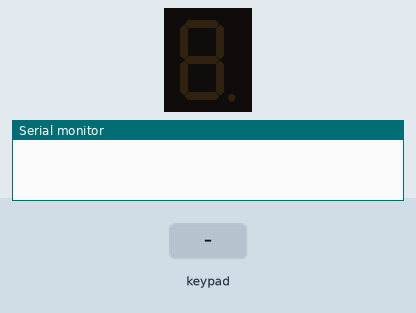
This sketch was run on a simulated Arduino Uno, built with avr-gcc and run on an emulated ATmega328P. Parts: 1-digit seven-segment display, the last lines printed to the serial monitor. Inputs (shaded band) come from the test bench.

Above: at 1.2 s.
1.3 s: keypad keys 7 8 9 1 0 A pressed 0.4 s apart
At 3.9 s:
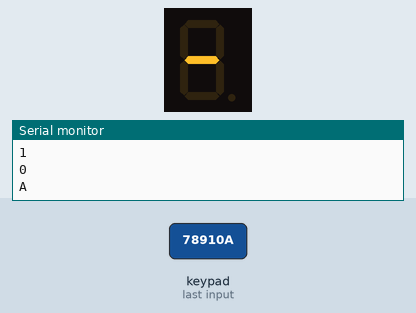
5.2 s: key '2' pressed
At 5.6 s:
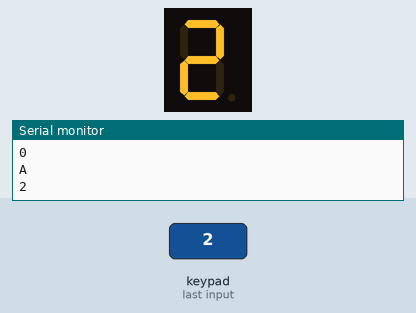
6.7 s: keypad keys 3 4 5 6 # pressed 0.4 s apart
At 8.6 s:
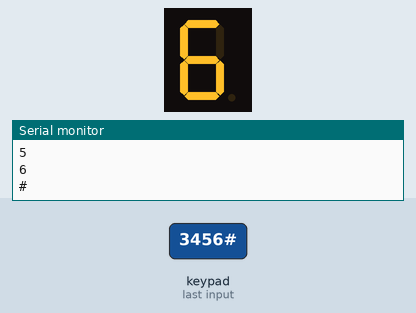
10.2 s: key 'B' pressed
At 11.4 s:
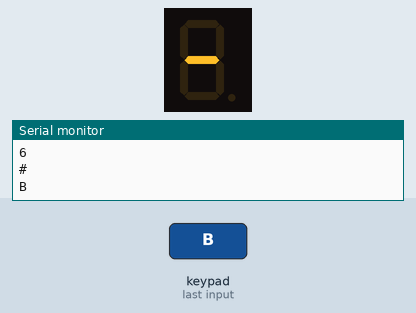
11.7 s: key '1' pressed
At 12.8 s:
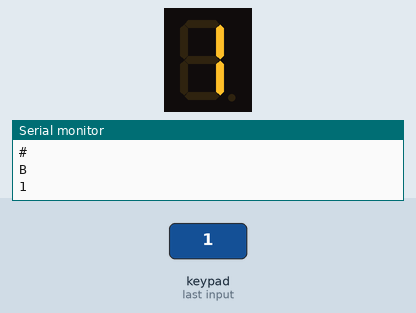
13.2 s: key 'A' pressed
At 14.0 s:
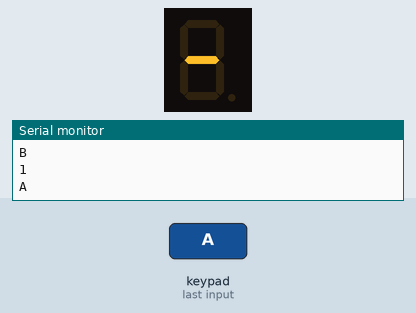
Timing chart, 0 to 15.7 s (numbered marks = the images above; inputs shaded):
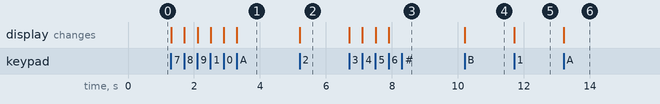

Measured:
- after the input at 1.3 s, the display: first changes at once (image 1 shows a later state)
- after the input at 5.2 s, the display: changes at once (image 2)
- after the input at 6.7 s, the display: first changes at once (image 3 shows a later state)
- after the input at 10.2 s, the display: changes at once (image 4)
- after the input at 11.7 s, the display: changes at once (image 5)
- after the input at 13.2 s, the display: changes at once (image 6)

The sketch:

keypad.ino
```cpp
#include <Keypad.h>
#include <SevSeg.h>

SevSeg sevseg;

#define KEY_ROWS 4 // 按鍵模組的列數
#define KEY_COLS 4 // 按鍵模組的行數

// 依照行、列排列的按鍵字元（二維陣列）
char keymap[KEY_ROWS][KEY_COLS] = {
  {'1', '2', '3', 'A'},
  {'4', '5', '6', 'B'},
  {'7', '8', '9', 'C'},
  {'*', '0', '#', 'D'}};

byte colPins[KEY_COLS] = {7,8,9,10};     // 按鍵模組，行1~4接腳。
byte rowPins[KEY_ROWS] = {3,4,5,6}; // 按鍵模組，列1~4接腳。

// 初始化Keypad物件
// 語法：Keypad(makeKeymap(按鍵字元的二維陣列), 模組列接腳, 模組行接腳, 模組列數, 模組行數)
Keypad myKeypad = Keypad(makeKeymap(keymap), rowPins, colPins, KEY_ROWS, KEY_COLS);

void setup()
{
  Serial.begin(9600);
  byte numDigits = 1;
  byte digitPins[] = {10};
  byte segmentPins[] = {A0,A1,A4,A3,A2,12,13,A5};;
  sevseg.begin(COMMON_CATHODE, numDigits, digitPins, segmentPins);
  sevseg.setBrightness(90);
}

void loop()
{

  char key = myKeypad.getKey();
  char i,sum,sux=0;
  if (key != NO_KEY)
  {
    Serial.println(key);
    for(i=48;i<58;i++)
    {
      if(key == i)
      {
        sevseg.setNumber(i-48,2);
      }
    }
    for (i=65;i<71;i++)
    {
      if(key == i)
        sevseg.setNumber(i-55,2);
    }
  }
  sevseg.refreshDisplay();

}
```
